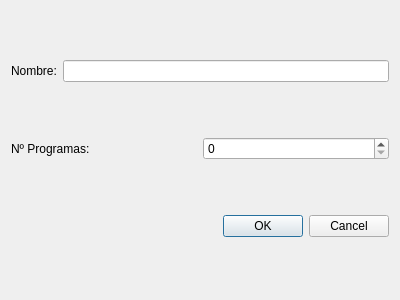
<?xml version="1.0" encoding="UTF-8"?>
<ui version="4.0">
 <class>NewBancoDialog</class>
 <widget class="QDialog" name="NewBancoDialog">
  <property name="geometry">
   <rect>
    <x>0</x>
    <y>0</y>
    <width>400</width>
    <height>300</height>
   </rect>
  </property>
  <property name="windowTitle">
   <string>Dialog</string>
  </property>
  <layout class="QVBoxLayout" name="verticalLayout">
   <item>
    <layout class="QHBoxLayout" name="horizontalLayout">
     <item>
      <widget class="QLabel" name="label_banco">
       <property name="text">
        <string>Nombre:</string>
       </property>
      </widget>
     </item>
     <item>
      <widget class="QLineEdit" name="lineEdit_banco"/>
     </item>
    </layout>
   </item>
   <item>
    <layout class="QHBoxLayout" name="horizontalLayout_2">
     <item>
      <widget class="QLabel" name="label_programas">
       <property name="text">
        <string>Nº Programas:</string>
       </property>
      </widget>
     </item>
     <item>
      <widget class="QSpinBox" name="spinBox_programas">
       <property name="maximum">
        <number>128</number>
       </property>
      </widget>
     </item>
    </layout>
   </item>
   <item>
    <layout class="QHBoxLayout" name="horizontalLayout_3">
     <item>
      <spacer name="horizontalSpacer">
       <property name="orientation">
        <enum>Qt::Horizontal</enum>
       </property>
       <property name="sizeHint" stdset="0">
        <size>
         <width>148</width>
         <height>20</height>
        </size>
       </property>
      </spacer>
     </item>
     <item>
      <widget class="QDialogButtonBox" name="buttonBox">
       <property name="orientation">
        <enum>Qt::Horizontal</enum>
       </property>
       <property name="standardButtons">
        <set>QDialogButtonBox::Cancel|QDialogButtonBox::Ok</set>
       </property>
      </widget>
     </item>
    </layout>
   </item>
  </layout>
 </widget>
 <resources/>
 <connections>
  <connection>
   <sender>buttonBox</sender>
   <signal>accepted()</signal>
   <receiver>NewBancoDialog</receiver>
   <slot>accept()</slot>
   <hints>
    <hint type="sourcelabel">
     <x>248</x>
     <y>254</y>
    </hint>
    <hint type="destinationlabel">
     <x>157</x>
     <y>274</y>
    </hint>
   </hints>
  </connection>
  <connection>
   <sender>buttonBox</sender>
   <signal>rejected()</signal>
   <receiver>NewBancoDialog</receiver>
   <slot>reject()</slot>
   <hints>
    <hint type="sourcelabel">
     <x>316</x>
     <y>260</y>
    </hint>
    <hint type="destinationlabel">
     <x>286</x>
     <y>274</y>
    </hint>
   </hints>
  </connection>
 </connections>
</ui>
